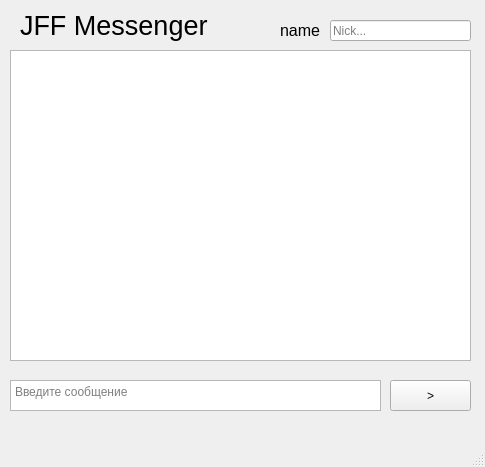
<?xml version="1.0" encoding="UTF-8"?>
<ui version="4.0">
 <class>MainWindow</class>
 <widget class="QMainWindow" name="MainWindow">
  <property name="geometry">
   <rect>
    <x>0</x>
    <y>0</y>
    <width>485</width>
    <height>467</height>
   </rect>
  </property>
  <property name="windowTitle">
   <string>JFF Messenger</string>
  </property>
  <widget class="QWidget" name="centralwidget">
   <widget class="QLabel" name="label">
    <property name="geometry">
     <rect>
      <x>20</x>
      <y>10</y>
      <width>191</width>
      <height>31</height>
     </rect>
    </property>
    <property name="font">
     <font>
      <pointsize>20</pointsize>
     </font>
    </property>
    <property name="text">
     <string>JFF Messenger</string>
    </property>
   </widget>
   <widget class="QTextBrowser" name="textBrowser">
    <property name="geometry">
     <rect>
      <x>10</x>
      <y>50</y>
      <width>461</width>
      <height>311</height>
     </rect>
    </property>
   </widget>
   <widget class="QPushButton" name="pushButton">
    <property name="geometry">
     <rect>
      <x>390</x>
      <y>380</y>
      <width>81</width>
      <height>31</height>
     </rect>
    </property>
    <property name="text">
     <string>&gt;</string>
    </property>
   </widget>
   <widget class="QTextEdit" name="textInput">
    <property name="geometry">
     <rect>
      <x>10</x>
      <y>380</y>
      <width>371</width>
      <height>31</height>
     </rect>
    </property>
    <property name="placeholderText">
     <string>Введите сообщение</string>
    </property>
   </widget>
   <widget class="QLineEdit" name="nameInput">
    <property name="geometry">
     <rect>
      <x>330</x>
      <y>20</y>
      <width>141</width>
      <height>21</height>
     </rect>
    </property>
    <property name="placeholderText">
     <string>Nick...</string>
    </property>
   </widget>
   <widget class="QLabel" name="label_2">
    <property name="geometry">
     <rect>
      <x>280</x>
      <y>20</y>
      <width>41</width>
      <height>21</height>
     </rect>
    </property>
    <property name="font">
     <font>
      <pointsize>12</pointsize>
     </font>
    </property>
    <property name="text">
     <string>name</string>
    </property>
   </widget>
  </widget>
  <widget class="QMenuBar" name="menubar">
   <property name="geometry">
    <rect>
     <x>0</x>
     <y>0</y>
     <width>485</width>
     <height>21</height>
    </rect>
   </property>
  </widget>
  <widget class="QStatusBar" name="statusbar"/>
 </widget>
 <resources/>
 <connections/>
</ui>
